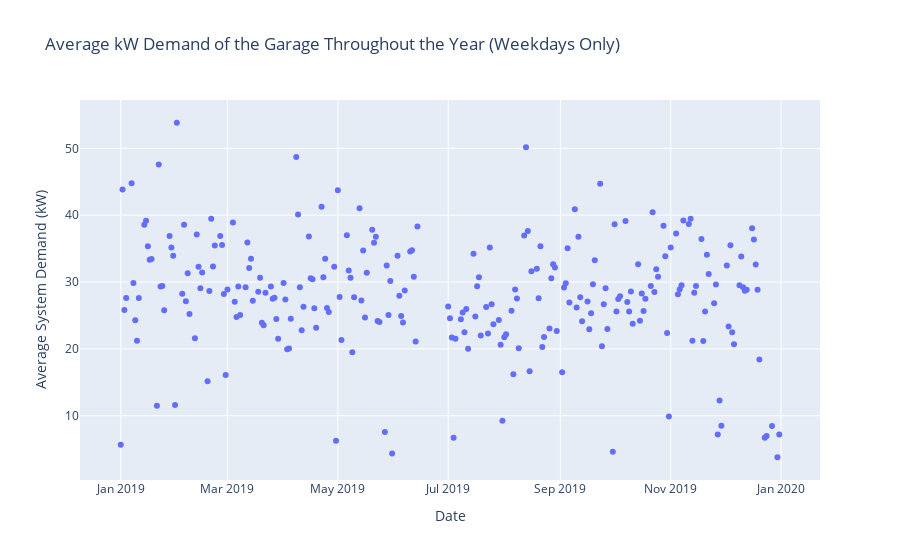

The notebook cell saved with this chart:
### Code cell
import pandas as pd
import plotly.express as px

# Read the CSV file
df = pd.read_csv('MONTHS\CSV_2019\Combined.csv')

# Drop rows with missing critical information
df.dropna(subset=['sessionID', 'connectionTime', 'disconnectTime', 'doneChargingTime', 'kWhDelivered'], inplace=True)

# Convert string time columns to datetime objects
for col in ['connectionTime', 'disconnectTime', 'doneChargingTime']:
    df[col] = pd.to_datetime(df[col], errors='coerce')

# Drop rows where connectionTime or disconnectTime conversion failed
df.dropna(subset=['connectionTime', 'disconnectTime'], inplace=True)

# Calculate the durations (in hours)
df['charge_duration'] = (df['doneChargingTime'] - df['connectionTime']).dt.total_seconds() / 3600.0
df['connect_duration'] = (df['disconnectTime'] - df['connectionTime']).dt.total_seconds() / 3600.0

# Create an 'hour' column based on connection time (adjusted with a modulus shift if needed)
df['hour'] = (df['connectionTime'].dt.hour - 8) % 24

# Optional groupings (arrival rate, average durations by hour)
arrival_rate = df.groupby('hour').size()
avg_charge_duration = df.groupby('hour')['charge_duration'].mean()
avg_connect_duration = df.groupby('hour')['connect_duration'].mean()

# Filter out rows with non-positive charge durations
df = df[df['charge_duration'] > 0]

# Compute power output in kW (kWh delivered divided by charge duration in hours)
df['power_output'] = df['kWhDelivered'] / df['charge_duration']

# Create events DataFrames for session start and end, then combine them.
df_start = df[['connectionTime', 'power_output']].copy()
df_start.rename(columns={'connectionTime': 'timestamp'}, inplace=True)

df_end = df[['doneChargingTime', 'power_output']].copy()
df_end.rename(columns={'doneChargingTime': 'timestamp'}, inplace=True)
df_end['power_output'] = -df_end['power_output']

# Concatenate start and end events; sort them by time
events_df = pd.concat([df_start, df_end]).sort_values('timestamp')

# Compute cumulative total power over time
events_df['total_power'] = events_df['power_output'].cumsum()

# Set the timestamp column as the index
events_df = events_df.set_index('timestamp')

# Resample to compute daily average total power
daily_avg = events_df['total_power'].resample('D').mean().reset_index()

# Exclude Saturdays and Sundays from the daily average
# .dt.dayofweek returns 0 for Monday, ... 6 for Sunday.
daily_avg = daily_avg[daily_avg['timestamp'].dt.dayofweek < 5]

# Plot using Plotly Express as a scatter plot
fig_demand = px.scatter(
    daily_avg,
    x='timestamp',
    y='total_power',
    labels={'timestamp': 'Date', 'total_power': 'Average System Demand (kW)'},
    title='Average kW Demand of the Garage Throughout the Year (Weekdays Only)'
)

fig_demand.show()

### Figure 1 — Plotly figure (JSON) as saved in the notebook; plotly's stock layout.template omitted (floating-point values rounded to 4 significant figures; data arrays with more than 128 entries replaced by an {"elided": "..."} marker saying what was removed)
{"data": [{"hovertemplate": "Date=%{x}<br>Average System Demand (kW)=%{y}<extra></extra>", "legendgroup": "", "marker": {"color": "#636efa", "symbol": "circle"}, "mode": "markers", "name": "", "orientation": "v", "showlegend": false, "type": "scatter", "x": {"elided": "261 str values"}, "xaxis": "x", "y": {"elided": "261 float values"}, "yaxis": "y"}], "layout": {"legend": {"tracegroupgap": 0}, "title": {"text": "Average kW Demand of the Garage Throughout the Year (Weekdays Only)"}, "xaxis": {"anchor": "y", "domain": [0, 1], "title": {"text": "Date"}}, "yaxis": {"anchor": "x", "domain": [0, 1], "title": {"text": "Average System Demand (kW)"}}}}
